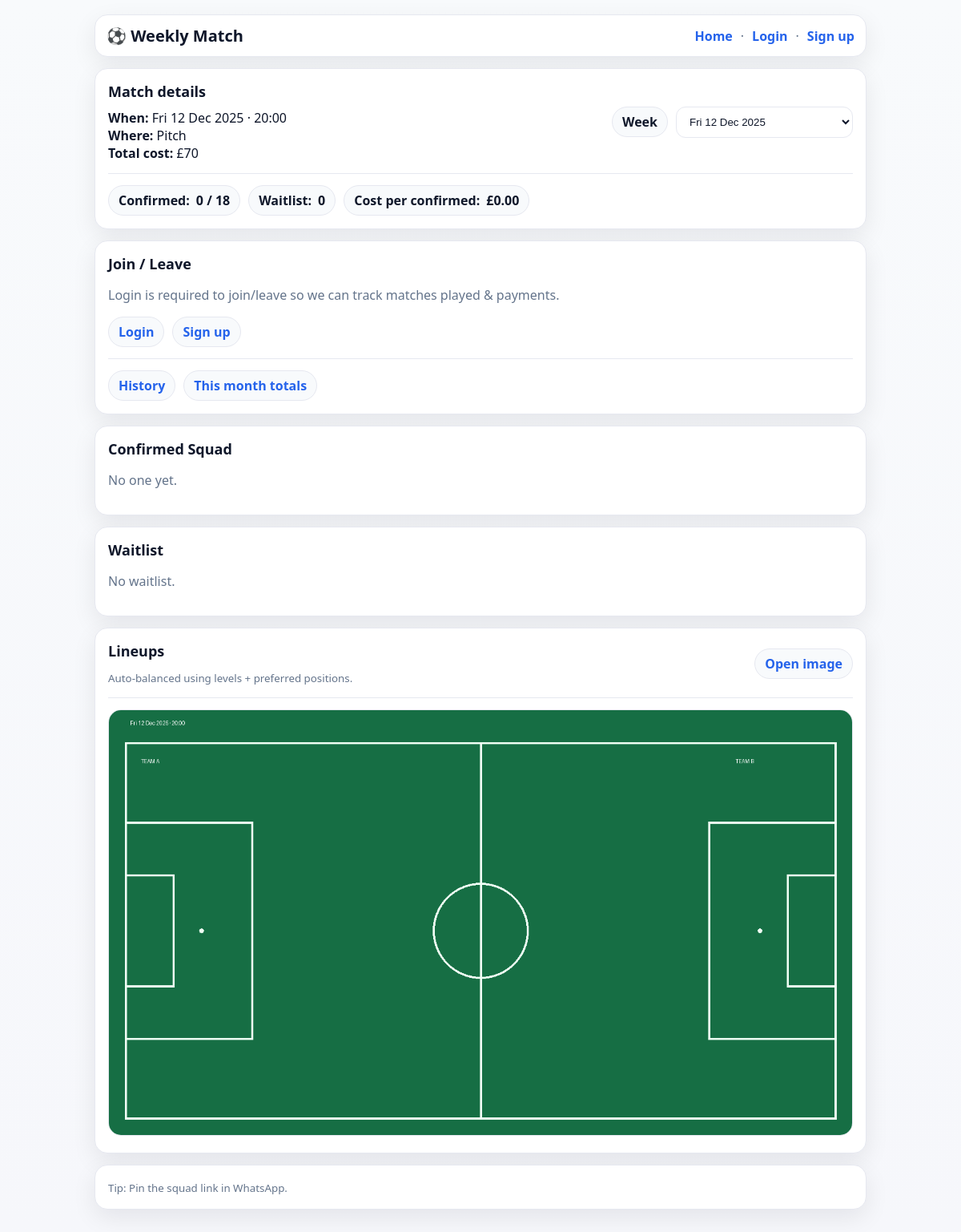
The page / on the database its author committed.
### db.py (models this page shows)
class Schedule(Base):
    __tablename__ = "schedules"
    id = Column(Integer, primary_key=True)
    title = Column(String, default="Weekly Match")
    weekday = Column(Integer, default=4)  # Friday
    time_text = Column(String, default="20:00")
    location = Column(String, default="Pitch")
    default_cost = Column(Integer, default=70)  # pounds
    max_players = Column(Integer, default=12)
    waitlist_enabled = Column(Boolean, default=True)
    created_at = Column(DateTime, default=datetime.utcnow)
    matches = relationship("Match", back_populates="schedule", cascade="all, delete-orphan")

class Match(Base):
    __tablename__ = "matches"
    id = Column(Integer, primary_key=True)
    schedule_id = Column(Integer, ForeignKey("schedules.id"))
    week_start = Column(String, nullable=False)
    start_time_text = Column(String, default="Fri 20:00")
    location = Column(String, default="Pitch")
    total_cost = Column(Integer, default=70)  # pounds
    is_open = Column(Boolean, default=True)
    created_at = Column(DateTime, default=datetime.utcnow)
    schedule = relationship("Schedule", back_populates="matches")
    signups = relationship("Signup", back_populates="match", cascade="all, delete-orphan")
    __table_args__ = (
        UniqueConstraint("schedule_id", "week_start", name="uq_schedule_week"),
    )

### app.py (the view)
@app.get("/", response_class=HTMLResponse)
def home(request: Request, week: str | None = None):
    db = SessionLocal()
    try:
        user = get_current_user(request)
        sched = get_default_schedule(db)
        today = datetime.utcnow().date()
        week_start = monday_of_week(today)
        if week:
            try:
                week_start = parse_week_start(week)
            except Exception:
                pass
        match = get_or_create_match(db, sched, week_start)
        signups = db.query(Signup).filter(Signup.match_id == match.id).order_by(Signup.created_at.asc()).all()
        confirmed = [s for s in signups if s.status == "confirmed"]
        waitlist = [s for s in signups if s.status == "waitlist"]
        today = datetime.utcnow().date()
        weeks = []
        for i in range(-4, 5):
            ws = week_start + timedelta(days=7 * i)
            md = match_day_for_week(ws, sched.weekday)
            badge = friday_badge(md, today)
            label = md.strftime("%a %d %b %Y")  # Fri 19 Dec 2025
            if badge:
                label = f"{badge} · {label}"
            weeks.append({"value": fmt_week(ws), "label": label})
        cpp = cost_per_player_pence(match.total_cost, len(confirmed))
        selected_match_day = match_day_for_week(week_start, sched.weekday)
        match_date_text = selected_match_day.strftime("%a %d %b %Y")
        tpl = templates.get_template("index.html")
        return tpl.render(
            schedule=sched,
            match=match,
            weeks=weeks,
            match_date_text=match_date_text,
            selected_week=fmt_week(week_start),
            confirmed=confirmed,
            waitlist=waitlist,
            confirmed_count=len(confirmed),
            waitlist_count=len(waitlist),
            max_players=sched.max_players,
            cost_per=pence_to_gbp_str(cpp),
            user=user,
            request_path=request_path(request),
        )
    finally:
        db.close()

### templates/index.html (shortened to what this page needs)
{% extends "base.html" %}
{% block content %}
  <div class="card">
    <div class="split">
      <div>
        <div class="h2">Match details</div>
        <div><b>When:</b> {{match_date_text}} · {{schedule.time_text}}</div>
        <div><b>Where:</b> {{match.location}}</div>
        <div><b>Total cost:</b> £{{match.total_cost}}</div>
      </div>
      <form method="get" action="/" class="row">
        <span class="pill">Week</span>
        <select name="week" onchange="this.form.submit()">
          {% for w in weeks %}
            <option value="{{w.value}}" {% if w.value==selected_week %}selected{% endif %}>
              {{w.label}}
            </option>
          {% endfor %}
        </select>
      </form>
    </div>
    <hr>
    <div class="row">
      <span class="pill"><b>Confirmed:</b> {{confirmed_count}} / {{max_players}}</span>
      <span class="pill"><b>Waitlist:</b> {{waitlist_count}}</span>
      <span class="pill"><b>Cost per confirmed:</b> £{{cost_per}}</span>
    </div>
  </div>
  <div class="card">
    <div class="h2">Join / Leave</div>
    {% if user %}
      <form class="row" method="post" action="/join">
        <input type="hidden" name="week" value="{{selected_week}}"/>
        <button class="success" type="submit" {% if not match.is_open %}disabled{% endif %}>
          Join as {{user.display_name}}
        </button>
      </form>
      <form class="row" method="post" action="/leave" style="margin-top:10px">
        <input type="hidden" name="week" value="{{selected_week}}"/>
        <button class="ghost" type="submit" {% if not match.is_open %}disabled{% endif %}>
          Leave
        </button>
      </form>
    {% else %}
      <p class="muted">Login is required to join/leave so we can track matches played & payments.</p>
      <div class="row">
        <a class="pill" href="/login?next={{request_path}}">Login</a>
        <a class="pill" href="/signup?next={{request_path}}">Sign up</a>
      </div>
    {% endif %}
    <hr>
    <div class="row">
      <a class="pill" href="/history">History</a>
      <a class="pill" href="/month/{{selected_week[:7]}}">This month totals</a>
    </div>
  </div>
  <div class="card">
    <div class="h2">Confirmed Squad</div>
    {% if confirmed %}
      <ol>
        {% for s in confirmed %}
          <li>{{s.name}}</li>
        {% endfor %}
      </ol>
    {% else %}
      <p class="muted">No one yet.</p>
    {% endif %}
  </div>
  <div class="card">
    <div class="h2">Waitlist</div>
    {% if waitlist %}
      <ol>
        {% for s in waitlist %}
          <li>{{s.name}}</li>
        {% endfor %}
      </ol>
      <small class="muted">When a confirmed player leaves, the first waitlist player is promoted automatically.</small>
    {% else %}
      <p class="muted">No waitlist.</p>
    {% endif %}
  </div>
    <div class="card">
    <div class="split">
      <div>
        <div class="h2">Lineups</div>
        <small class="muted">Auto-balanced using levels + preferred positions.</small>
      </div>
      <a class="pill" href="/lineup.png?week={{selected_week}}">Open image</a>
    </div>
    <hr>
    <img
      src="/lineup.png?week={{selected_week}}"
      style="max-width:100%;border-radius:16px;border:1px solid var(--border)"
      alt="Lineups"
    >
  </div>
{% endblock %}

### static/app.css (style rules this page uses)
:root { --bg:#f6f7fb; --card:#ffffff; --border:#e6e8f0; --text:#0f172a; --muted:#64748b; --accent:#2563eb; --accent2:#22c55e; --danger:#ef4444; --shadow: 0 10px 30px rgba(2,8,23,.08); }
* { box-sizing:border-box }
body { margin:0; font-family: ui-sans-serif, system-ui, -apple-system, "Segoe UI", Roboto, Helvetica, Arial; background: linear-gradient(180deg, #f8fafc, var(--bg)); color:var(--text); }
a { color:var(--accent);text-decoration:none;font-weight:650 }
.card { background:var(--card); border:1px solid var(--border); border-radius:16px; padding:16px; margin:14px 0; box-shadow:var(--shadow); }
.h2 { font-size:18px;font-weight:900;margin:0 0 10px }
.muted, small { color:var(--muted) }
.row { display:flex;gap:10px;flex-wrap:wrap;align-items:center }
.split { display:flex;justify-content:space-between;align-items:center;gap:12px;flex-wrap:wrap }
.pill { display:inline-flex;gap:8px;align-items:center; padding:7px 12px; border-radius:999px; border:1px solid var(--border); background:#f8fafc; font-weight:700; }
input,select { padding:10px 12px; border-radius:12px; border:1px solid var(--border); background:#fff; color:var(--text); outline:none; }
hr { border:0;height:1px;background:var(--border);margin:14px 0 }

### rows shown on the page
Schedule: time_text "20:00"
Match: location "Pitch", total_cost "70"

### other values the page prints
{{ match_date_text }} "Fri 12 Dec 2025"
{{ confirmed_count }} "0"
{{ max_players }} "18"
{{ waitlist_count }} "0"
{{ cost_per }} "0.00"
form field week "Fri 12 Dec 2025"
